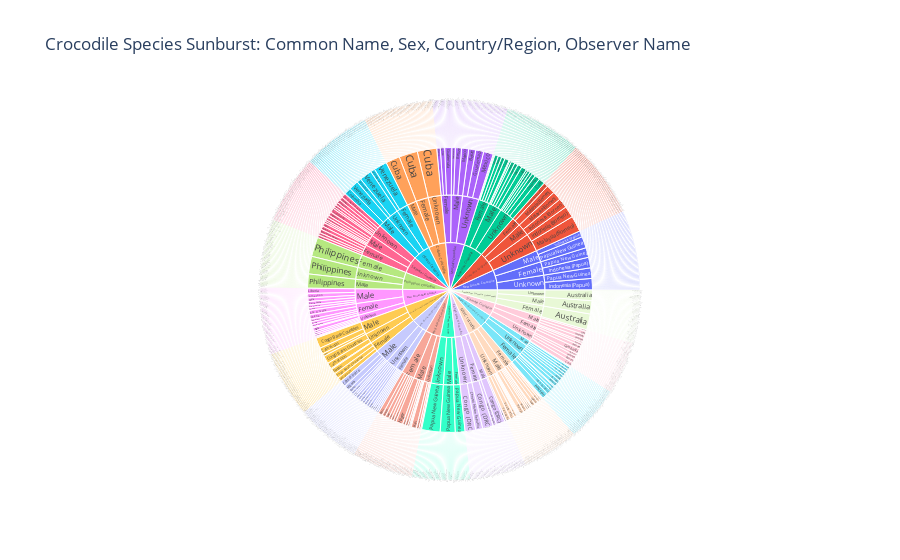

Notebook cell for this chart:
### Code cell
fig = px.sunburst(
    df,
    path=['Common Name', 'Sex', 'Country/Region', 'Observer Name'],
    title='Crocodile Species Sunburst: Common Name, Sex, Country/Region, Observer Name',
    maxdepth=-1
)
fig.show()

### Figure 1 — Plotly figure (JSON) as saved in the notebook; plotly's stock layout.template omitted (floating-point values rounded to 4 significant figures; data arrays with more than 128 entries replaced by an {"elided": "..."} marker saying what was removed)
{"data": [{"branchvalues": "total", "domain": {"x": [0, 1], "y": [0, 1]}, "hovertemplate": "labels=%{label}<br>count=%{value}<br>parent=%{parent}<br>id=%{id}<extra></extra>", "ids": {"elided": "1258 str values"}, "labels": {"elided": "1258 str values"}, "maxdepth": -1, "name": "", "parents": {"elided": "1258 str values"}, "type": "sunburst", "values": {"elided": "1258 int values"}}], "layout": {"legend": {"tracegroupgap": 0}, "title": {"text": "Crocodile Species Sunburst: Common Name, Sex, Country/Region, Observer Name"}}}
